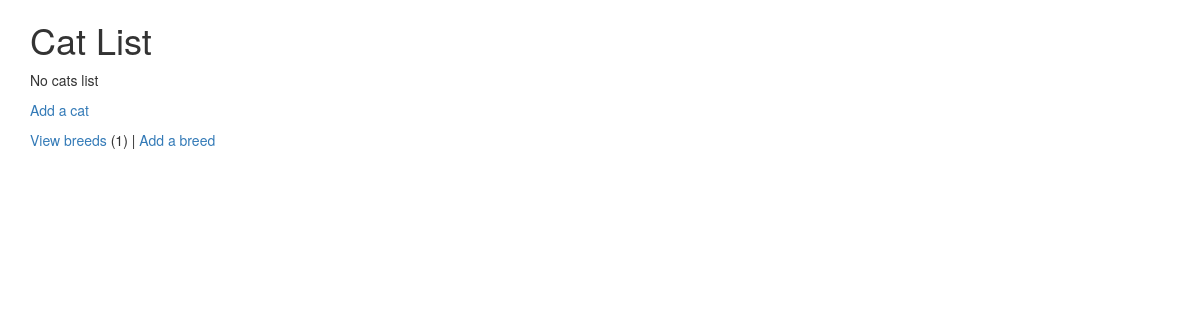
The page /cats/ (signed in) on the database as committed earlier.
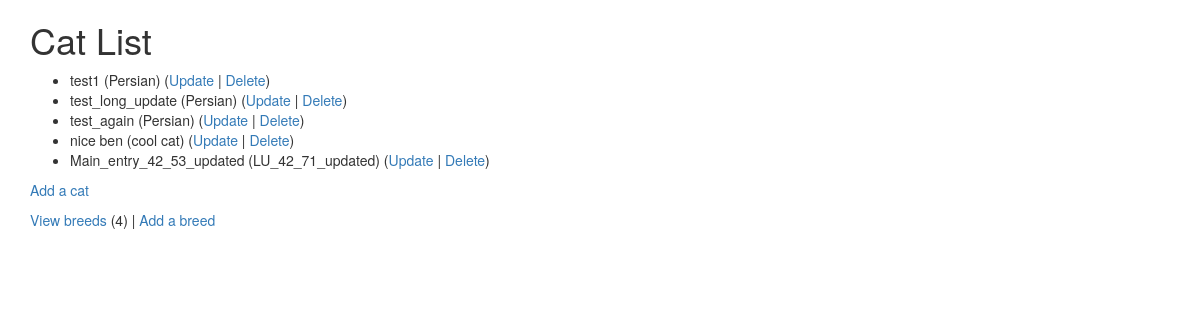
The same page on the database as committed later.
### cats/models.py (models this page shows, shortened)
class Cat(models.Model):
    nickname = models.CharField(
            max_length=200,
            validators=[MinLengthValidator(2, "Nickname must be greater than 1 character")]
    )
    weight = models.PositiveIntegerField()
    foods = models.CharField(max_length=300)
    breed = models.ForeignKey('Breed', on_delete=models.CASCADE, null=False)

class Breed(models.Model):
    name = models.CharField(
            max_length=200,
            validators=[MinLengthValidator(2, "Breed must be greater than 1 character")]
    )
    def __str__(self):
        return self.name

### cats/views.py (the view)
# urls.py: path('', views.MainView.as_view(), name='autos'),
class MainView(LoginRequiredMixin, View) :
    def get(self, request):
        bc = Breed.objects.all().count();
        cl = Cat.objects.all();
        ctx = { 'breed_count': bc, 'cat_list': cl };
        return render(request, 'cats/cat_list.html', ctx)

### cats/templates/cats/cat_list.html
{% extends "base.html" %}
{% block content %}
    <h1>Cat List</h1>
    {% if cat_list %}
    <ul>
        {% for cat in cat_list %}
        <li>
            {{ cat.nickname }} ({{ cat.breed }})
            (<a href="{% url 'cat_update' cat.id %}">Update</a> |
            <a href="{% url 'cat_delete' cat.id %}">Delete</a>) <br/>
        </li>
        {% endfor %}
    </ul>
    {% else %}
        <p>No cats list</p>
    {% endif %}
  <p>
    {% if breed_count > 0 %}
      <a href="{% url 'cat_create' %}">Add a cat</a>
    {% else %}
      Please add a breed before you add a cat.
    {% endif %}
  </p>
  <p>
  <a href="{% url 'breed_list' %}">View breeds</a> ({{ breed_count }}) |
    <a href="{% url 'breed_create' %}">Add a breed</a>
  </p>
{% endblock %}

### home/templates/base.html (shortened to what this page needs)
<!DOCTYPE html>
<html>
<head>
<link rel="stylesheet"
    href="https://maxcdn.bootstrapcdn.com/bootstrap/3.3.6/css/bootstrap.min.css"
>
<link rel="stylesheet"
    href="https://maxcdn.bootstrapcdn.com/bootstrap/3.3.6/css/bootstrap-theme.min.css"
>
<link rel="stylesheet"
    href="https://code.jquery.com/ui/1.12.1/themes/ui-lightness/jquery-ui.css">
</head>
<body>
<div class="container">
    {% block content %}
    {% endblock %}
</div>
</body>
</html>

Rows that differ between the two databases and show on the page:
added Cat: nickname "test1", breed "Persian"
added Cat: nickname "test_long_update", breed "Persian"
added Cat: nickname "test_again", breed "Persian"
added Cat: nickname "nice ben", breed "cool cat"
added Cat: nickname "Main_entry_42_53_updated", breed "LU_42_71_updated"
Other text that changed with them:
{{ breed_count }}: "1" → "4"
text no longer shown: "No cats list"
